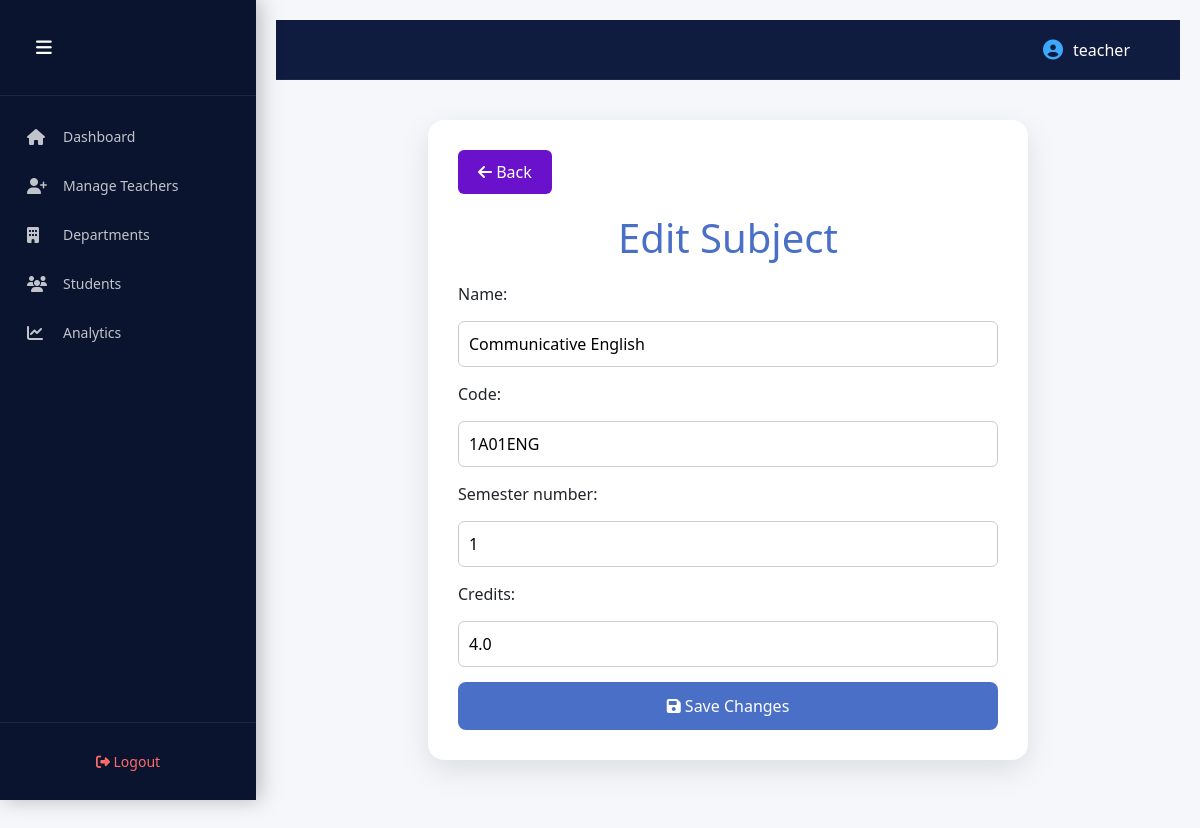
The page /teacher/edit-subject/1/ (signed in) on the database its author committed.
### results/models.py (models this page shows, shortened)
class Subject(models.Model):
    TYPE_CHOICES = [
        ("CORE", "Core"),
        ("ELECTIVE", "Elective"),
    ]
    name = models.CharField(max_length=100)
    code = models.CharField(max_length=20)
    semester_number = models.IntegerField(default=1)
    credits = models.FloatField(default=3.0)
    max_marks = models.PositiveIntegerField(default=50)
    syllabus = models.ForeignKey(
        Syllabus,
        on_delete=models.CASCADE,
        null=True,
        blank=True
    )
    course_ref = models.ForeignKey(
        Course,
        on_delete=models.SET_NULL,
        null=True,
        blank=True,
        related_name="subjects"
    )
    subject_type = models.CharField(
    max_length=10,
    choices=[("CORE", "Core"), ("ELECTIVE", "Elective")],
    default="CORE"
)
    elective_group = models.CharField(
    max_length=50,
    blank=True,
    null=True
)

### results/views.py (the view)
# urls.py: path("teacher/edit-subject/<int:subject_id>/", views.edit_subject, name="edit_subject"),
@login_required(login_url='teacher_login')
@user_passes_test(lambda u: u.is_superuser or is_hod(u))
def edit_subject(request, subject_id):
    subject = get_object_or_404(Subject, id=subject_id)
    if not request.user.is_superuser:
        if subject.course_ref.department != request.user.teacher.department:
            return redirect("teacher_dashboard")
    if request.method == "POST":
        form = SubjectForm(request.POST, instance=subject)
        if form.is_valid():
            form.save()
            url = reverse("manage_subjects_by_course",
                          args=[subject.course_ref.name])
            return HttpResponseRedirect(
                f"{url}?syllabus={subject.syllabus_id}"
            )
    else:
        form = SubjectForm(instance=subject)
    return render(request, "edit_subject.html", {
        "form": form,
        "subject": subject
    })

### results/forms.py (shortened to what this page needs)
class SubjectForm(forms.ModelForm):
    class Meta:
        model = Subject
        fields = [
            "name",
            "code",
            "semester_number",
            "credits",
            "max_marks",
            "subject_type",
            "elective_group",
        ]
        widgets = {
            "subject_type": forms.RadioSelect,
        }

### results/context_processors.py (called while the page is built)
def role_flags(request):
    return {
        "is_hod_user": request.user.groups.filter(name="HOD").exists()
    }

### templates/edit_subject.html (shortened to what this page needs)
{% extends "base.html" %}
{% load static %}
{% block content %}
<div class="container">
    <a href="{% url 'manage_subjects' %}" class="back-btn">
        <i class="fas fa-arrow-left"></i> Back
    </a>
    <h1>Edit Subject</h1>
    <form method="POST">
        {{ form.name.label_tag }} {{ form.name }}
        {{ form.code.label_tag }} {{ form.code }}
        {{ form.semester_number.label_tag }} {{ form.semester_number }}
        {{ form.credits.label_tag }} {{ form.credits }}
        <button type="submit"><i class="fas fa-save"></i> Save Changes</button>
    </form>
</div>
<link rel="stylesheet" href="{% static 'css/edit_subject.css' %}">
{% endblock %}

### templates/base.html (shortened to what this page needs)
{% load static %}
<!DOCTYPE html>
<html lang="en">
<head>
    <link href="https://cdn.jsdelivr.net/npm/bootstrap@5.3.2/dist/css/bootstrap.min.css" rel="stylesheet">
    <link href="https://cdnjs.cloudflare.com/ajax/libs/font-awesome/6.4.2/css/all.min.css" rel="stylesheet">
    <link href="{% static 'css/style.css' %}" rel="stylesheet">
    <link href="{% static 'css/panel.css' %}" rel="stylesheet">
</head>
<body class="
{% if user.is_superuser %}admin-mode
{% elif user.is_staff %}teacher-mode
{% endif %}
">
<div class="dashboard-container">
{% if user.is_authenticated and user.is_staff %}
<aside class="sidebar {% if user.is_superuser %}admin-sidebar{% endif %}" id="sidebar">
    <div class="sidebar-header">
        <button class="sidebar-toggle" id="sidebarToggle">
            <i class="fa-solid fa-bars"></i>
        </button>
    </div>
<nav class="sidebar-nav">
    {% if user.is_superuser %}
        <a href="{% url 'admin_dashboard' %}"
           class="nav-item {% if request.resolver_match.url_name == 'admin_dashboard' %}active{% endif %}">
            <i class="fa-solid fa-house"></i>
            <span>Dashboard</span>
        </a>
        <a href="{% url 'add_teacher' %}"
           class="nav-item {% if request.resolver_match.url_name == 'add_teacher' %}active{% endif %}">
            <i class="fa-solid fa-user-plus"></i>
            <span>Manage Teachers</span>
        </a>
        <a href="{% url 'manage_departments' %}"
           class="nav-item {% if request.resolver_match.url_name == 'manage_departments' %}active{% endif %}">
            <i class="fa-solid fa-building"></i>
            <span>Departments</span>
        </a>
        <a href="{% url 'student_search' %}"
           class="nav-item {% if request.resolver_match.url_name == 'student_search' %}active{% endif %}">
            <i class="fa-solid fa-users"></i>
            <span>Students</span>
        </a>
        <a href="{% url 'admin_department_analysis' %}"
           class="nav-item {% if request.resolver_match.url_name == 'admin_department_analysis' %}active{% endif %}">
            <i class="fa-solid fa-chart-line"></i>
            <span>Analytics</span>
        </a>
    {% endif %}
</nav>
    <div class="sidebar-footer">
        <form method="POST" action="{% url 'logout' %}">
            <button type="submit" class="logout-btn">
                <i class="fa-solid fa-right-from-bracket"></i> Logout
            </button>
        </form>
    </div>
</aside>
{% endif %}
<div class="main-content">
    <nav class="topbar">
        <div class="topbar-right">
            {% if user.is_authenticated %}
            <div class="user-info">
                <i class="fa-solid fa-user-circle"></i>
                <span>{{ user.username }}</span>
            </div>
            {% endif %}
        </div>
    </nav>
    <div class="content-area">
        {% block content %}{% endblock %}
    </div>
</div>
</div>
</body>
</html>

### static/css/style.css (style rules this page uses)
.user-info { color: #ffffff; font-weight: 500; margin-right: 20px; display: flex; align-items: center; }
.user-info i { font-size: 20px; color: #00d9ff; }
.logout-btn { color: #ff6b6b !important; }

### static/css/panel.css (style rules this page uses)
:root { --primary: #0f1c3f; --primary-dark: #0a142e; --primary-light: #1b2a5a; --accent: #3da9fc; --bg-light: #f4f6fb; --text-dark: #1e293b; --text-light: #94a3b8; --border: #e2e8f0; --transition: all 0.3s ease; }
* { margin: 0; padding: 0; box-sizing: border-box; }
body { font-family: 'Segoe UI', sans-serif; background: #111827; }
.dashboard-container { display: flex; min-height: 100vh; }
.sidebar { position: fixed; left: 0; top: 0; height: 100vh; width: 260px; background: var(--primary-dark); color: white; display: flex; flex-direction: column; z-index: 1000; transition: var(--transition); box-shadow: 4px 0 20px rgba(0, 0, 0, 0.25); overflow-y: auto; }
.sidebar-header { padding: 22px 24px; border-bottom: 1px solid rgba(255, 255, 255, 0.08); display: flex; align-items: center; justify-content: space-between; font-weight: 600; }
.sidebar-toggle { background: none; border: none; color: white; font-size: 18px; cursor: pointer; transition: var(--transition); }
.sidebar-nav { flex: 1; padding: 16px 0; }
.nav-item { display: flex; align-items: center; gap: 14px; padding: 14px 24px; color: rgba(255, 255, 255, 0.75); text-decoration: none; transition: var(--transition); font-size: 14px; border-left: 3px solid transparent; }
.nav-item i { font-size: 16px; width: 22px; }
.sidebar-footer { padding: 16px 24px; border-top: 1px solid rgba(255, 255, 255, 0.08); }
.logout-btn { background: none; border: none; color: #ff6b6b; font-size: 14px; cursor: pointer; transition: var(--transition); }
.main-content { flex: 1; margin-left: 260px; transition: var(--transition); display: flex; flex-direction: column; }
.topbar { height: 60px; background: var(--primary); display: flex; align-items: center; justify-content: flex-end; padding: 0 30px; color: white; border-bottom: 1px solid rgba(255, 255, 255, 0.05); }
.user-info { display: flex; align-items: center; gap: 10px; font-weight: 500; }
.user-info i { color: var(--accent); }
.content-area { padding: 40px; flex: 1; }
.sidebar { position: fixed; left: 0; top: 0; width: 256px; height: 100vh; background: var(--primary-dark); transition: width 0.3s ease; overflow: hidden; }
.main-content { margin-left: 256px; transition: margin-left 0.3s ease; }
.sidebar .nav-item span { transition: opacity 0.2s ease; }

### static/css/edit_subject.css (style rules this page uses)
body { font-family: 'Segoe UI', Tahoma, Geneva, Verdana, sans-serif; background: #f5f7fa; padding: 20px; }
.container { max-width: 600px; margin: auto; background: white; padding: 30px; border-radius: 16px; box-shadow: 0 10px 30px rgba(0,0,0,0.1); }
h1 { color: #4a6fc7; text-align: center; margin-bottom: 20px; }
form { display: grid; gap: 15px; }
label { font-weight: 500; }
input, select { padding: 10px; border-radius: 6px; border: 1px solid #ccc; width: 100%; }
button { padding: 12px; background: #4a6fc7; color: white; border: none; border-radius: 8px; cursor: pointer; }
.back-btn { display: inline-block; margin-bottom: 20px; padding: 10px 20px; background: #6a11cb; color: white; text-decoration: none; border-radius: 6px; transition: 0.3s ease; }

### rows shown on the page
Subject: name "Communicative English", code "1A01ENG", semester_number "1", credits "4.0"

### other values the page prints
{{ user.username }} "teacher"
